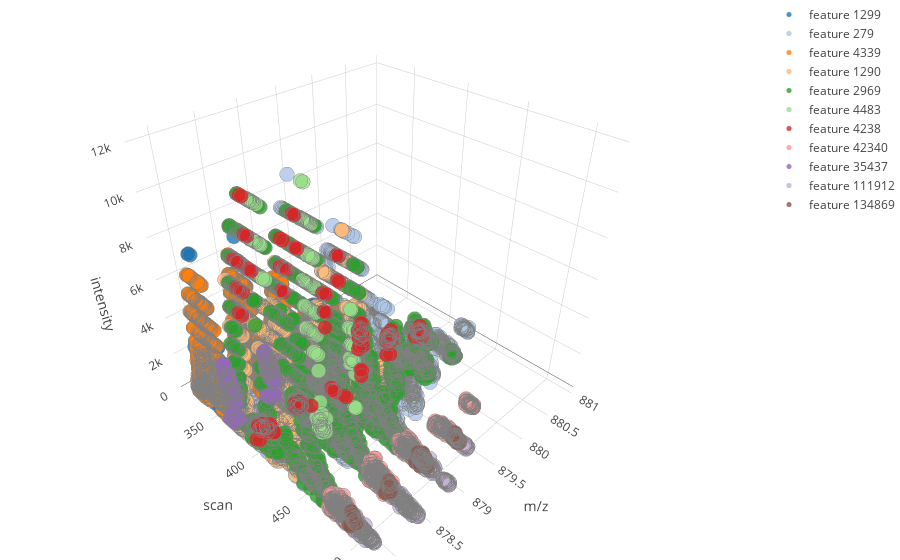

The code cell stored with this chart in its notebook:
### Code cell
import plotly.plotly as py
import plotly.graph_objs as go

traces = []
for idx,feature_id in enumerate(feature_ids):
    df = feature_df_list[idx]
    if len(df) > 0:
        trace = go.Scatter3d(
            x = df.mz,
            y = df.scan,
            z = df.intensity,
            mode = 'markers',
            marker = dict(
                size = 5,
                color = "rgb{}".format(tableau20[idx]),
                opacity = 0.8,
                line = dict(
                    color = 'rgb(128, 128, 128)',
                    width = 0.1
                )
            ),
            text = df.hover,
            hoverinfo = 'text',
            name = "feature {}".format(feature_id)
        )
        traces.append((trace))


data = traces
layout = go.Layout(
    margin=dict(
        l=0,
        r=0,
        b=0,
        t=0
    ),
    scene = dict(
        xaxis = dict(
            title='m/z', autorange='reversed'),
        yaxis = dict(
            title='scan'),
        zaxis = dict(
            title='intensity')
    )
)
fig = go.Figure(data=data, layout=layout)
iplot(fig)

### Figure 1 — Plotly figure (JSON) as saved in the notebook; plotly's stock layout.template omitted (floating-point values rounded to 4 significant figures; data arrays with more than 128 entries replaced by an {"elided": "..."} marker saying what was removed)
{"data": [{"hoverinfo": "text", "marker": {"color": "rgb(31, 119, 180)", "line": {"color": "rgb(128, 128, 128)", "width": 0.1}, "opacity": 0.8, "size": 5}, "mode": "markers", "name": "feature 1299", "text": {"elided": "3093 str values"}, "type": "scatter3d", "uid": "361a3da3-cdd2-4b4c-adf6-b05ae421424c", "x": {"elided": "3093 float values"}, "y": {"elided": "3093 int values"}, "z": {"elided": "3093 int values"}}, {"hoverinfo": "text", "marker": {"color": "rgb(174, 199, 232)", "line": {"color": "rgb(128, 128, 128)", "width": 0.1}, "opacity": 0.8, "size": 5}, "mode": "markers", "name": "feature 279", "text": {"elided": "3321 str values"}, "type": "scatter3d", "uid": "966c1a3d-d718-45bd-887e-5d1bbb257974", "x": {"elided": "3321 float values"}, "y": {"elided": "3321 int values"}, "z": {"elided": "3321 int values"}}, {"hoverinfo": "text", "marker": {"color": "rgb(255, 127, 14)", "line": {"color": "rgb(128, 128, 128)", "width": 0.1}, "opacity": 0.8, "size": 5}, "mode": "markers", "name": "feature 4339", "text": {"elided": "2575 str values"}, "type": "scatter3d", "uid": "1f4be9f5-40bc-44ba-90da-13a194f931b6", "x": {"elided": "2575 float values"}, "y": {"elided": "2575 int values"}, "z": {"elided": "2575 int values"}}, {"hoverinfo": "text", "marker": {"color": "rgb(255, 187, 120)", "line": {"color": "rgb(128, 128, 128)", "width": 0.1}, "opacity": 0.8, "size": 5}, "mode": "markers", "name": "feature 1290", "text": {"elided": "2024 str values"}, "type": "scatter3d", "uid": "dabf814a-7b19-48f6-9d68-949732276bf5", "x": {"elided": "2024 float values"}, "y": {"elided": "2024 int values"}, "z": {"elided": "2024 int values"}}, {"hoverinfo": "text", "marker": {"color": "rgb(44, 160, 44)", "line": {"color": "rgb(128, 128, 128)", "width": 0.1}, "opacity": 0.8, "size": 5}, "mode": "markers", "name": "feature 2969", "text": {"elided": "2083 str values"}, "type": "scatter3d", "uid": "270322e7-3fdd-4138-b0f9-fd79d02d5425", "x": {"elided": "2083 float values"}, "y": {"elided": "2083 int values"}, "z": {"elided": "2083 int values"}}, {"hoverinfo": "text", "marker": {"color": "rgb(152, 223, 138)", "line": {"color": "rgb(128, 128, 128)", "width": 0.1}, "opacity": 0.8, "size": 5}, "mode": "markers", "name": "feature 4483", "text": {"elided": "160 str values"}, "type": "scatter3d", "uid": "3b951cf0-3d68-4d68-bb4a-9e708149f9a5", "x": {"elided": "160 float values"}, "y": {"elided": "160 int values"}, "z": {"elided": "160 int values"}}, {"hoverinfo": "text", "marker": {"color": "rgb(214, 39, 40)", "line": {"color": "rgb(128, 128, 128)", "width": 0.1}, "opacity": 0.8, "size": 5}, "mode": "markers", "name": "feature 4238", "text": {"elided": "274 str values"}, "type": "scatter3d", "uid": "2c0a3b3d-e294-4c2f-83f4-184f1b750eb0", "x": {"elided": "274 float values"}, "y": {"elided": "274 int values"}, "z": {"elided": "274 int values"}}, {"hoverinfo": "text", "marker": {"color": "rgb(255, 152, 150)", "line": {"color": "rgb(128, 128, 128)", "width": 0.1}, "opacity": 0.8, "size": 5}, "mode": "markers", "name": "feature 42340", "text": {"elided": "1124 str values"}, "type": "scatter3d", "uid": "38c5112c-a444-4769-8e9b-d0c2ac1cce1e", "x": {"elided": "1124 float values"}, "y": {"elided": "1124 int values"}, "z": {"elided": "1124 int values"}}, {"hoverinfo": "text", "marker": {"color": "rgb(148, 103, 189)", "line": {"color": "rgb(128, 128, 128)", "width": 0.1}, "opacity": 0.8, "size": 5}, "mode": "markers", "name": "feature 35437", "text": ["878.4000 m/z, 366 scan, feature 35437", "878.3673 m/z, 367 scan, feature 35437", "878.4000 m/z, 367 scan, feature 35437", "878.4047 m/z, 368 scan, feature 35437", "877.8627 m/z, 369 scan, feature 35437", "877.9001 m/z, 369 scan, feature 35437", "878.4000 m/z, 369 scan, feature 35437", "877.9001 m/z, 370 scan, feature 35437", "878.4000 m/z, 370 scan, feature 35437", "877.8627 m/z, 371 scan, feature 35437", "877.9001 m/z, 371 scan, feature 35437", "878.4000 m/z, 371 scan, feature 35437", "877.9001 m/z, 372 scan, feature 35437", "878.4000 m/z, 372 scan, feature 35437", "877.9001 m/z, 373 scan, feature 35437", "878.4000 m/z, 373 scan, feature 35437", "878.4000 m/z, 374 scan, feature 35437", "878.4000 m/z, 366 scan, feature 35437", "878.4000 m/z, 367 scan, feature 35437", "878.4000 m/z, 368 scan, feature 35437", "877.9001 m/z, 369 scan, feature 35437", "878.4047 m/z, 369 scan, feature 35437", "877.9001 m/z, 370 scan, feature 35437", "877.9328 m/z, 370 scan, feature 35437", "878.4000 m/z, 370 scan, feature 35437", "877.9001 m/z, 371 scan, feature 35437", "878.4000 m/z, 371 scan, feature 35437", "877.8954 m/z, 372 scan, feature 35437", "878.4000 m/z, 372 scan, feature 35437", "877.9001 m/z, 373 scan, feature 35437", "878.4000 m/z, 373 scan, feature 35437", "878.4047 m/z, 374 scan, feature 35437", "877.9047 m/z, 364 scan, feature 35437", "877.8627 m/z, 365 scan, feature 35437", "877.9001 m/z, 365 scan, feature 35437", "878.4000 m/z, 365 scan, feature 35437", "877.9094 m/z, 366 scan, feature 35437", "878.4047 m/z, 366 scan, feature 35437", "877.9001 m/z, 367 scan, feature 35437", "878.4047 m/z, 367 scan, feature 35437", "877.9001 m/z, 368 scan, feature 35437", "878.4047 m/z, 368 scan, feature 35437", "877.9001 m/z, 369 scan, feature 35437", "878.3673 m/z, 369 scan, feature 35437", "878.4000 m/z, 369 scan, feature 35437", "878.4327 m/z, 369 scan, feature 35437", "877.9001 m/z, 370 scan, feature 35437", "878.4047 m/z, 370 scan, feature 35437", "877.8627 m/z, 371 scan, feature 35437", "877.9001 m/z, 371 scan, feature 35437", "878.4047 m/z, 371 scan, feature 35437", "877.9001 m/z, 372 scan, feature 35437", "878.4047 m/z, 372 scan, feature 35437", "877.9001 m/z, 373 scan, feature 35437", "878.4047 m/z, 373 scan, feature 35437", "878.4000 m/z, 374 scan, feature 35437", "877.9374 m/z, 362 scan, feature 35437", "877.9001 m/z, 364 scan, feature 35437", "877.8954 m/z, 365 scan, feature 35437", "878.3673 m/z, 365 scan, feature 35437", "878.4000 m/z, 365 scan, feature 35437", "878.4327 m/z, 365 scan, feature 35437", "877.9001 m/z, 366 scan, feature 35437", "878.4000 m/z, 366 scan, feature 35437", "877.8954 m/z, 367 scan, feature 35437", "877.9328 m/z, 367 scan, feature 35437", "878.4000 m/z, 367 scan, feature 35437", "877.9001 m/z, 368 scan, feature 35437", "878.4047 m/z, 368 scan, feature 35437", "877.8954 m/z, 369 scan, feature 35437", "877.9328 m/z, 369 scan, feature 35437", "878.4000 m/z, 369 scan, feature 35437", "877.9001 m/z, 370 scan, feature 35437", "878.4000 m/z, 370 scan, feature 35437", "877.8954 m/z, 371 scan, feature 35437", "878.4000 m/z, 371 scan, feature 35437", "877.8627 m/z, 372 scan, feature 35437", "877.9001 m/z, 372 scan, feature 35437", "878.4000 m/z, 372 scan, feature 35437", "877.9001 m/z, 373 scan, feature 35437", "878.4000 m/z, 373 scan, feature 35437", "878.4047 m/z, 374 scan, feature 35437", "877.9374 m/z, 362 scan, feature 35437", "877.9001 m/z, 364 scan, feature 35437", "877.8954 m/z, 365 scan, feature 35437", "878.4000 m/z, 365 scan, feature 35437", "877.9047 m/z, 366 scan, feature 35437", "878.4047 m/z, 366 scan, feature 35437", "877.9001 m/z, 367 scan, feature 35437", "878.4047 m/z, 367 scan, feature 35437", "877.8673 m/z, 368 scan, feature 35437", "877.9001 m/z, 368 scan, feature 35437", "878.4000 m/z, 368 scan, feature 35437", "877.8954 m/z, 369 scan, feature 35437", "878.4047 m/z, 369 scan, feature 35437", "877.9001 m/z, 370 scan, feature 35437", "877.9001 m/z, 371 scan, feature 35437", "877.9001 m/z, 372 scan, feature 35437", "877.9001 m/z, 364 scan, feature 35437", "877.8954 m/z, 365 scan, feature 35437", "878.4000 m/z, 365 scan, feature 35437", "877.9001 m/z, 366 scan, feature 35437", "878.4000 m/z, 366 scan, feature 35437", "877.9001 m/z, 367 scan, feature 35437", "878.4000 m/z, 367 scan, feature 35437", "877.9001 m/z, 368 scan, feature 35437", "878.4000 m/z, 368 scan, feature 35437", "877.9001 m/z, 369 scan, feature 35437", "877.9328 m/z, 369 scan, feature 35437", "878.4047 m/z, 369 scan, feature 35437", "878.4374 m/z, 369 scan, feature 35437", "877.9047 m/z, 370 scan, feature 35437", "877.8954 m/z, 371 scan, feature 35437", "877.9001 m/z, 372 scan, feature 35437"], "type": "scatter3d", "uid": "83b46996-d5d7-41ce-a084-1f3de49277f7", "x": [878.4, 878.4, 878.4, 878.4, 877.9, 877.9, 878.4, 877.9, 878.4, 877.9, 877.9, 878.4, 877.9, 878.4, 877.9, 878.4, 878.4, 878.4, 878.4, 878.4, 877.9, 878.4, 877.9, 877.9, 878.4, 877.9, 878.4, 877.9, 878.4, 877.9, 878.4, 878.4, 877.9, 877.9, 877.9, 878.4, 877.9, 878.4, 877.9, 878.4, 877.9, 878.4, 877.9, 878.4, 878.4, 878.4, 877.9, 878.4, 877.9, 877.9, 878.4, 877.9, 878.4, 877.9, 878.4, 878.4, 877.9, 877.9, 877.9, 878.4, 878.4, 878.4, 877.9, 878.4, 877.9, 877.9, 878.4, 877.9, 878.4, 877.9, 877.9, 878.4, 877.9, 878.4, 877.9, 878.4, 877.9, 877.9, 878.4, 877.9, 878.4, 878.4, 877.9, 877.9, 877.9, 878.4, 877.9, 878.4, 877.9, 878.4, 877.9, 877.9, 878.4, 877.9, 878.4, 877.9, 877.9, 877.9, 877.9, 877.9, 878.4, 877.9, 878.4, 877.9, 878.4, 877.9, 878.4, 877.9, 877.9, 878.4, 878.4, 877.9, 877.9, 877.9], "y": [366, 367, 367, 368, 369, 369, 369, 370, 370, 371, 371, 371, 372, 372, 373, 373, 374, 366, 367, 368, 369, 369, 370, 370, 370, 371, 371, 372, 372, 373, 373, 374, 364, 365, 365, 365, 366, 366, 367, 367, 368, 368, 369, 369, 369, 369, 370, 370, 371, 371, 371, 372, 372, 373, 373, 374, 362, 364, 365, 365, 365, 365, 366, 366, 367, 367, 367, 368, 368, 369, 369, 369, 370, 370, 371, 371, 372, 372, 372, 373, 373, 374, 362, 364, 365, 365, 366, 366, 367, 367, 368, 368, 368, 369, 369, 370, 371, 372, 364, 365, 365, 366, 366, 367, 367, 368, 368, 369, 369, 369, 369, 370, 371, 372], "z": [1649, 117, 1502, 1978, 70, 1540, 1131, 1799, 1775, 83, 1618, 2232, 1278, 2155, 1132, 1160, 1235, 1921, 2196, 1516, 1779, 1589, 1896, 20, 2014, 1766, 1327, 2082, 1802, 1489, 1614, 1385, 2457, 61, 2197, 1695, 2576, 2071, 2022, 2443, 2392, 1606, 1838, 102, 1799, 162, 1917, 1622, 103, 1809, 1650, 1767, 1661, 2113, 1861, 1959, 10, 2731, 2199, 78, 2434, 31, 2415, 2444, 1808, 47, 2699, 2393, 1753, 1965, 111, 1374, 2723, 1762, 2480, 2096, 95, 1682, 2317, 1598, 2138, 1994, 61, 3103, 2529, 2360, 2204, 2336, 1709, 1790, 93, 1761, 2100, 1891, 2264, 1350, 1728, 1432, 2642, 2233, 2581, 3103, 1490, 2434, 2199, 2471, 1548, 2694, 39, 2434, 20, 2434, 1644, 1832]}, {"hoverinfo": "text", "marker": {"color": "rgb(197, 176, 213)", "line": {"color": "rgb(128, 128, 128)", "width": 0.1}, "opacity": 0.8, "size": 5}, "mode": "markers", "name": "feature 111912", "text": {"elided": "414 str values"}, "type": "scatter3d", "uid": "9728460f-1903-4130-8834-520f4e90e229", "x": {"elided": "414 float values"}, "y": {"elided": "414 int values"}, "z": {"elided": "414 int values"}}, {"hoverinfo": "text", "marker": {"color": "rgb(140, 86, 75)", "line": {"color": "rgb(128, 128, 128)", "width": 0.1}, "opacity": 0.8, "size": 5}, "mode": "markers", "name": "feature 134869", "text": {"elided": "146 str values"}, "type": "scatter3d", "uid": "028a0533-7f50-4efd-9aa4-afd74bd67ef3", "x": {"elided": "146 float values"}, "y": {"elided": "146 int values"}, "z": {"elided": "146 int values"}}], "layout": {"margin": {"b": 0, "l": 0, "r": 0, "t": 0}, "scene": {"xaxis": {"autorange": "reversed", "title": {"text": "m/z"}}, "yaxis": {"title": {"text": "scan"}}, "zaxis": {"title": {"text": "intensity"}}}}}
